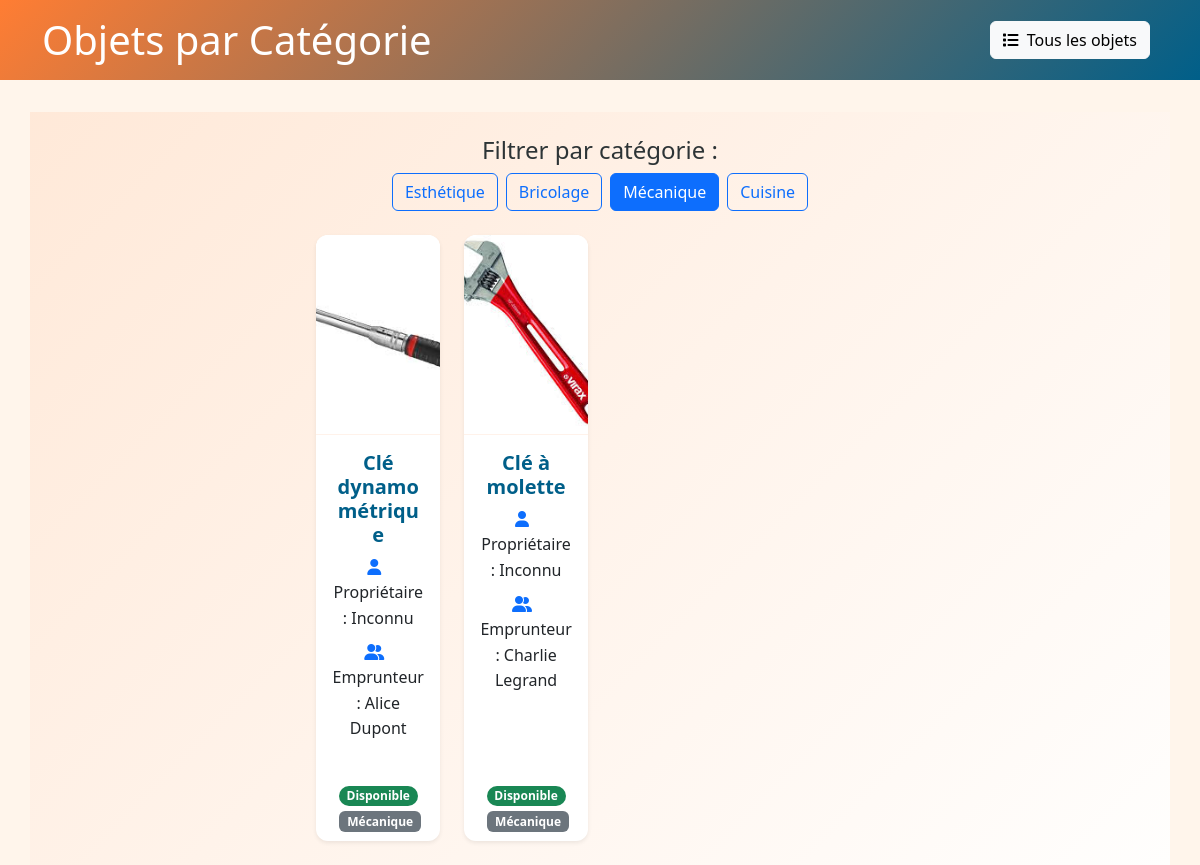
/pages/filtreCategorie.php?categorie=Mécanique, run on the app's committed database.
### tables this page shows
CREATE TABLE Final_categorie_objet(
    id_categorie INT AUTO_INCREMENT PRIMARY KEY,
    nom_categorie VARCHAR(100)
);

### inc/fonction.php (called while the page is built, shortened)
<?php
    function liste_objets_par_nom_categorie($nom_categorie) {
        include('base.php');
        $nom_categorie = mysqli_real_escape_string($bdd, $nom_categorie);
        $sql = "SELECT * FROM v_objets_empruntes_detailles WHERE nom_categorie = '$nom_categorie'";
        $query = mysqli_query($bdd, $sql);
        $tab = [];
        while ($donne = mysqli_fetch_assoc($query)) {
            $tab[] = $donne;
        }
        return $tab;
    }
    function get_all_categories() {
        include('base.php');
        $sql = "SELECT nom_categorie FROM Final_categorie_objet";
        $query = mysqli_query($bdd, $sql);
        $categories = [];
        while ($row = mysqli_fetch_assoc($query)) {
            $categories[] = $row;
        }
        return $categories;
    }
?>

### pages/filtreCategorie.php (the view, shortened to what this page needs)
<?php
include('../inc/fonction.php');
$categories = get_all_categories();
$categorie_selectionnee = $_GET['categorie'] ?? null;
$liste = [];
if ($categorie_selectionnee !== null && $categorie_selectionnee !== '') {
    $liste = liste_objets_par_nom_categorie($categorie_selectionnee);
}
?>
<!DOCTYPE html>
<html lang="fr">
<head>
    <link href="../assets/bootstrap/css/bootstrap.min.css" rel="stylesheet">
    <link rel="stylesheet" href="../assets/bootstrap/css/all.min.css">
    <link rel="stylesheet" href="../assets/style.css">
</head>
<body>
    <header class="bg-primary text-white py-3">
        <div class="container">
            <div class="d-flex justify-content-between align-items-center">
                <h1 class="mb-0">Objets par Catégorie</h1>
                <div>
                    <a href="listeObjet.php" class="btn btn-light me-2">
                        <i class="fas fa-list me-1"></i> Tous les objets
                    </a>
                </div>
            </div>
        </div>
    </header>
    <main class="container py-4">
        <div class="mb-4">
            <h4>Filtrer par catégorie :</h4>
            <div class="d-flex flex-wrap gap-2">
                <?php foreach ($categories as $categorie): ?>
                    <a href="?categorie=<?= urlencode($categorie['nom_categorie']) ?>"
                       class="btn btn-outline-primary <?= $categorie_selectionnee == $categorie['nom_categorie'] ? 'active' : '' ?>">
                        <?= htmlspecialchars($categorie['nom_categorie']) ?>
                    </a>
                <?php endforeach; ?>
            </div>
        </div>
        <?php if (!empty($liste)): ?>
            <div class="row g-4">
                <?php foreach ($liste as $obj):
                    $isBorrowed = !empty($obj['date_retour']) && strtotime($obj['date_retour']) > time();
                    ?>
                    <div class="col-md-6 col-lg-4 col-xl-3">
                        <div class="card h-100 border-0 shadow-sm objet-card">
                            <img src="../assets/image/<?= htmlspecialchars($obj['nom_image']) ?>"
                                 class="card-img-top objet-image"
                                 alt="<?= htmlspecialchars($obj['nom_objet']) ?>">
                            <div class="card-body">
                                <h5 class="card-title objet-title"><?= htmlspecialchars($obj['nom_objet']) ?></h5>
                                <ul class="list-unstyled objet-meta">
                                    <li class="mb-2">
                                        <i class="fas fa-user text-primary me-2"></i>
                                        <span>Propriétaire: <?= htmlspecialchars($obj['proprietaire'] ?? 'Inconnu') ?></span>
                                    </li>
                                    <?php if(!empty($obj['emprunteur'])): ?>
                                    <li class="mb-2">
                                        <i class="fas fa-user-friends text-primary me-2"></i>
                                        <span>Emprunteur: <?= htmlspecialchars($obj['emprunteur']) ?></span>
                                    </li>
                                    <?php endif; ?>
                                </ul>
                            </div>
                            <div class="card-footer bg-transparent border-0">
                                <span class="badge rounded-pill <?= $isBorrowed ? 'bg-danger' : 'bg-success' ?>">
                                    <?= $isBorrowed ? 'Emprunté' : 'Disponible' ?>
                                </span>
                                <span class="badge bg-secondary ms-1">
                                    <?= htmlspecialchars($obj['nom_categorie']) ?>
                                </span>
                            </div>
                        </div>
                    </div>
                <?php endforeach; ?>
            </div>
        <?php else: ?>
            <div class="alert alert-info">
                Aucun objet trouvé dans cette catégorie.
            </div>
        <?php endif; ?>
    </main>
</body>
</html>

### assets/style.css (style rules this page uses)
:root { --primary: #FF7D33; --primary-light: rgba(255, 125, 51, 0.1); --secondary: #005F89; --accent: #FFC107; --light: #FFF5EB; --dark: #2D3436; --gray: #636E72; --white: #FFFFFF; }
body { font-family: 'Segoe UI', Roboto, 'Helvetica Neue', sans-serif; background-color: var(--light); color: var(--dark); line-height: 1.6; min-height: 100vh; display: flex; flex-direction: column; }
.card { border-radius: 15px; overflow: hidden; border: none; transition: transform 0.3s ease, box-shadow 0.3s ease; }
.card { animation: fadeIn 0.6s ease forwards; }
:root { --bs-primary: var(--primary); --bs-secondary: var(--secondary); }
.objet-card { transition: all 0.3s ease; border-radius: 12px !important; overflow: hidden; }
.objet-image { height: 200px; object-fit: cover; border-bottom: 1px solid var(--primary-light); }
.objet-title { color: var(--secondary); font-weight: 600; }
header { background: linear-gradient(135deg, var(--primary) 0%, var(--secondary) 100%) !important; margin-bottom: 2rem; }
main { min-height: calc(100vh - 120px); display: flex; flex-direction: column; justify-content: center; align-items: center; text-align: center; background: linear-gradient(135deg, var(--primary-light) 0%, rgba(255,255,255,0.9) 100%); padding: 2rem; position: relative; overflow: hidden; }
main::before { content: ""; position: absolute; top: 0; left: 0; right: 0; bottom: 0; background: url('../assets/images/background-pattern.png') repeat; opacity: 0.05; z-index: -1; }

### data on the page
final_categorie_objet: nom_categorie "Esthétique"
final_categorie_objet: nom_categorie "Bricolage"
final_categorie_objet: nom_categorie "Mécanique"
final_categorie_objet: nom_categorie "Cuisine"

### other printed values
$obj['nom_objet'] "Clé dynamométrique"
$obj['proprietaire'] "Inconnu"
$obj['emprunteur'] "Alice Dupont"
$obj['nom_categorie'] "Mécanique"
$obj['nom_objet'] "Clé à molette"
$obj['emprunteur'] "Charlie Legrand"
